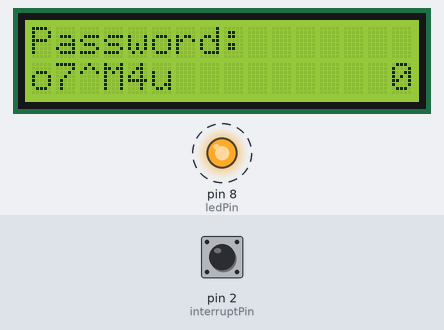
Bench run of a sketch on a simulated Arduino Uno, built with avr-gcc and run on an emulated ATmega328P. Shown: 16×2 character LCD, output pins drawn as LEDs (lit = HIGH). Dashed ring = blinking. Inputs (shaded band) come from the test bench; at power-on: pin 2 (interruptPin) HIGH. Random numbers use the default seed unless the sketch sets one.

Above: at 1.2 s.
1.3 s: pin 2 (interruptPin) pulled LOW for 0.15 s
At 1.36 s:
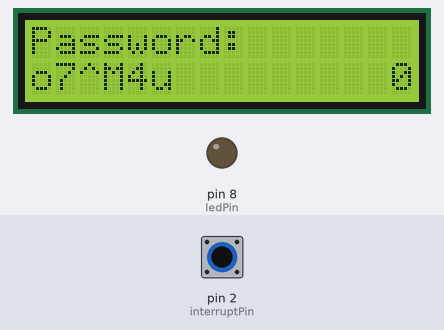
At 1.91 s:
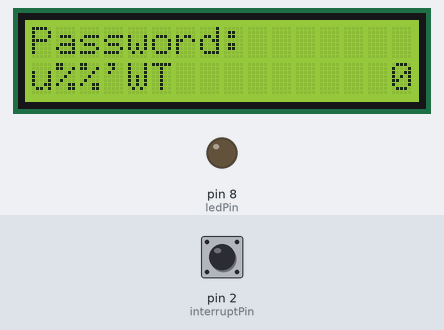
2.0 s: pin 2 (interruptPin) pulled LOW for 1 s
3.6 s: pin 2 (interruptPin) pulled LOW for 3.2 s
At 5.42 s:
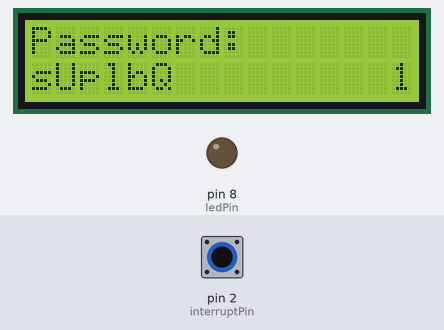
7.4 s: pin 2 (interruptPin) pulled LOW for 0.15 s
8.1 s: pin 2 (interruptPin) pulled LOW for 1 s
9.7 s: pin 2 (interruptPin) pulled LOW for 3.2 s
At 18.3 s:
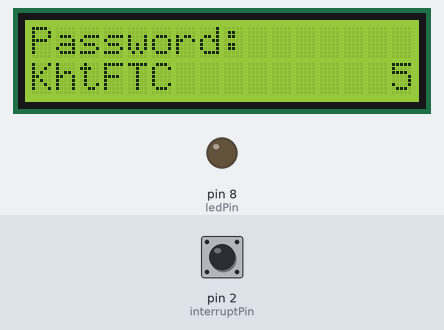
Timing chart, 0 to 23.7 s (numbered marks = the images above; inputs shaded):
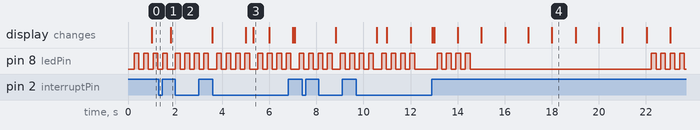

Measured:
- what the display in image 3 shows lasts 0.7 s, from 5.3 s to 6.0 s

The sketch:

code.ino
```cpp
/*
 * Arduino password generator
 * Created: 01/01/2017
 * Author: grcasanova
*/
#include <avr/io.h>
#include <avr/interrupt.h>
#include <avr/wdt.h>
#include <LiquidCrystal.h>

#define PASSLENGTH 6

// initialize the library with the numbers of the interface pins
LiquidCrystal lcd(12, 11, 5, 4, 3, 7);
char *alphabeth = "abcdefghijklmnopqrstuvwxyzABCDEFGHIJKLMNOPQRSTUVWXYZ0123456789'?^&/%$£-+";
const long alphabethLength = 70;//sizeof(alphabeth);
char pass[PASSLENGTH+1];  //we add 1 extra for the NULL
volatile bool generatePass;
const byte interruptPin = 2;
const byte ledPin = 8;
int seconds;

void setup()
{
  // internal timer setup, courtesy of: http://www.engblaze.com/microcontroller-tutorial-avr-and-arduino-timer-interrupts/
  // initialize Timer1
  cli();          // disable global interrupts
  TCCR1A = 0;     // set entire TCCR1A register to 0
  TCCR1B = 0;     // same for TCCR1B

  // set compare match register to desired timer count:
  OCR1A = 15624;
  // turn on CTC mode:
  TCCR1B |= (1 << WGM12);
  // Set CS10 and CS12 bits for 1024 prescaler:
  TCCR1B |= (1 << CS10);
  TCCR1B |= (1 << CS12);
  // enable timer compare interrupt:
  TIMSK1 |= (1 << OCIE1A);
  // enable global interrupts:
  sei();

  // enable watchdog to avoid uP hanging
  wdt_enable(WDTO_4S);
  // initialise internal pseudo-random number generator
  randomSeed(analogRead(A0));
  // initialise lcd row and lines
  lcd.begin(16, 2);
  lcd.setCursor(0, 0);
  lcd.print("Password:");
  // pin mode setup
  pinMode(interruptPin, INPUT_PULLUP);
  pinMode(ledPin, OUTPUT);
  // assign button interrupt
  attachInterrupt(digitalPinToInterrupt(interruptPin), newPass, CHANGE);
  // assign initial values to local vars
  seconds = 0;
  generatePass = 1;
}

void loop()
{
  // function that generates a new password
  if (generatePass == 1)
  {
    for (int n = 0; n < PASSLENGTH; n++)
    {
      pass[n] = alphabeth[random(0, alphabethLength)];
    }

    pass[PASSLENGTH] = '\0';

    // show password on the display
    lcd.setCursor(0, 1);
    lcd.print(pass);

    // erase password from memory
    memset(pass, '\0', PASSLENGTH);

    generatePass = 0;

    // reset the internal watchdog timer
    wdt_reset();

    // blink a led on successful password generation
    blink();
  }

  wdt_reset();
  delay(150);
}

// intercept button press event
void newPass()
{
  seconds = 0;
  generatePass = 1;
}

// timer to regenerate a new password every 10 seconds
ISR(TIMER1_COMPA_vect)
{
  lcd.setCursor(15, 1);
  lcd.print(seconds);

  if (seconds == 9)
  {
    seconds = 0;
    generatePass = 1;
  }
  else
    seconds++;

  wdt_reset();
}

void blink()
{
  for(int i = 0; i<4; i++)
  {
    delay(200);
    digitalWrite(ledPin, HIGH);
    delay(200);
    digitalWrite(ledPin, LOW);
  }
}
```
